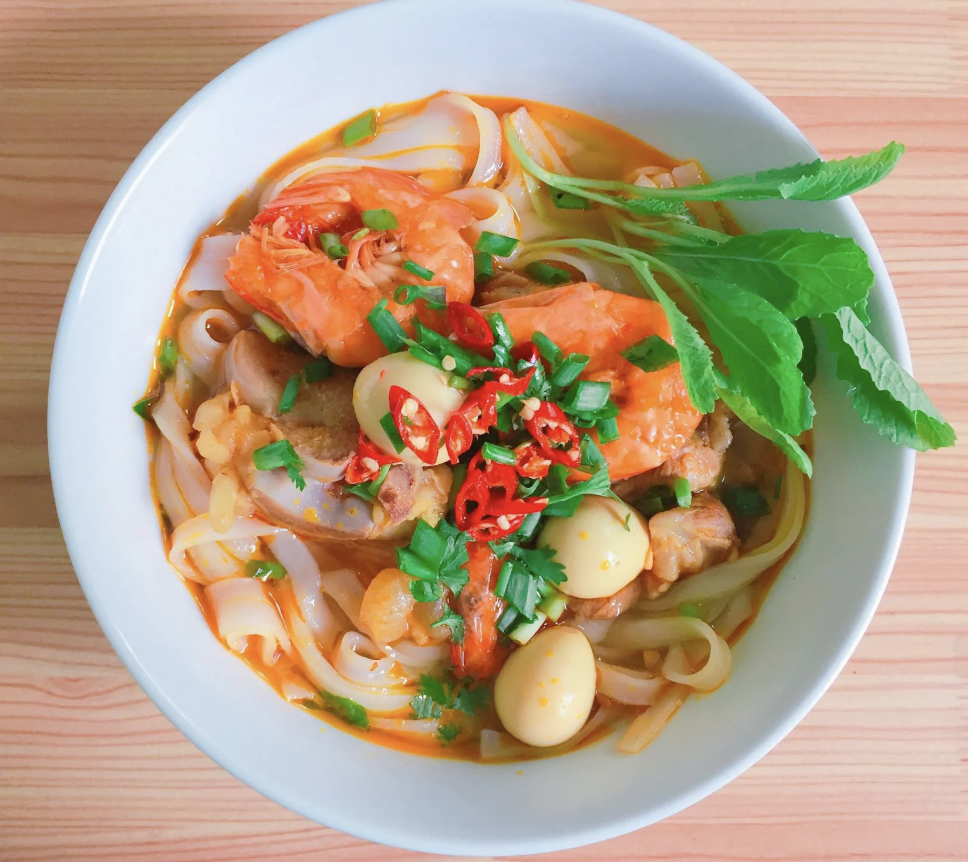
#> input picture pic/food.png, 968 x 862 px, found by its file name
$ python 'beta校正.py'
#> lines starting #> are read from the running program, lines starting #| are printed output that depends on the picture
import numpy as np
import cv2
import scipy.special as special
import matplotlib.pyplot as plt

def beta_correction(f, a=2.0, b=2.0):
    g = f.copy()
    nr, nc = f.shape[:2]
    x = np.linspace(0, 1, 256)
    table = np.round(special.betainc(a, b, x) * 255, 0)

    if f.ndim != 3:  # 灰階
        for x in range(nr):
            for y in range(nc):
                g[x, y] = table[f[x, y]]
    else:  # 彩色
        for x in range(nr):
            for y in range(nc):
                for k in range(3):
                    g[x, y, k] = table[f[x, y, k]]
    return g

def main():
    # 讀取灰階圖
    img0 = cv2.imread('pic/food.png', 0-1)
#> img0 is the input picture: shape (862, 968, 4); mean B, G, R, A 130.6, 158.3, 180.5, 255

    # 做 Beta 校正
    img1 = beta_correction(img0, a=0.5, b=0.5)
#> after the loop in beta_correction, `for x in range(nr):`:
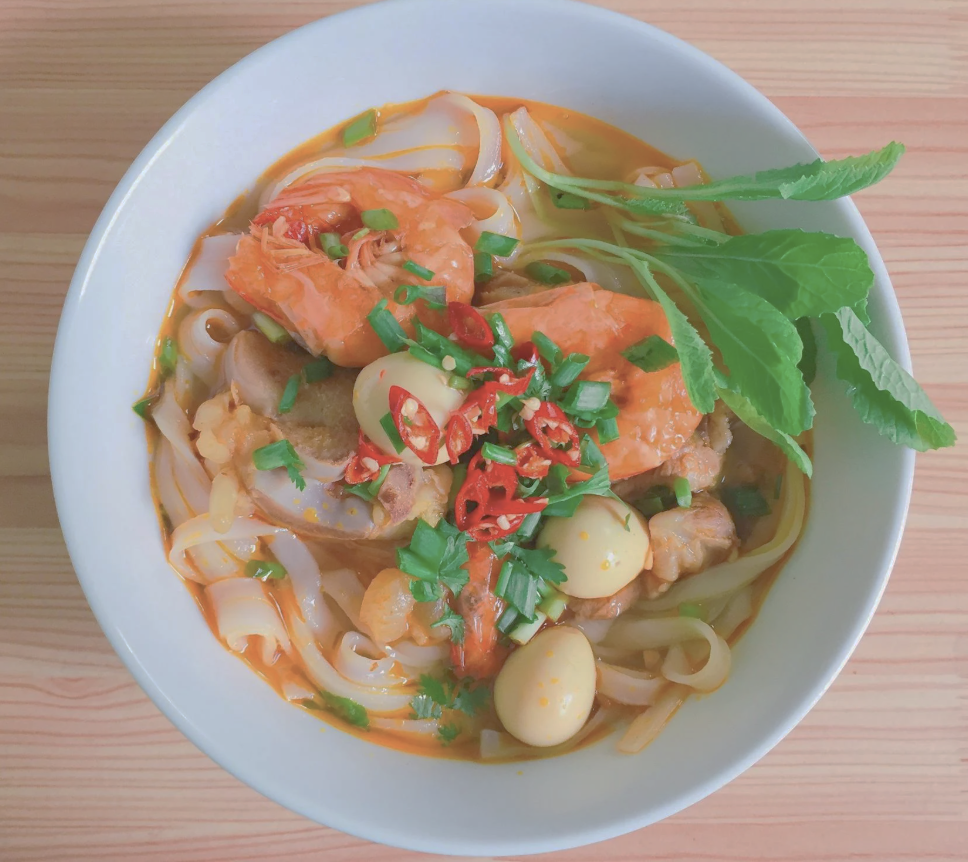
#> g: shape (862, 968, 4); mean B, G, R, A 130.4, 148.9, 165.2, 255
    #Beta 函數的形狀會變成 中間低、兩邊高（類似「U型分佈」）。
    #所以暗部與亮部的對比都被拉大，中間灰度會被壓縮。
    #效果：整體影像偏向兩端，導致中間灰階少，所以 整體「偏暗」或「過曝」感。


    img2 = beta_correction(img0, a=2.0, b=2.0)
#> call 2 of beta_correction, with a = 2, b = 2
#> after the loop in beta_correction (call 2), `for x in range(nr):`:
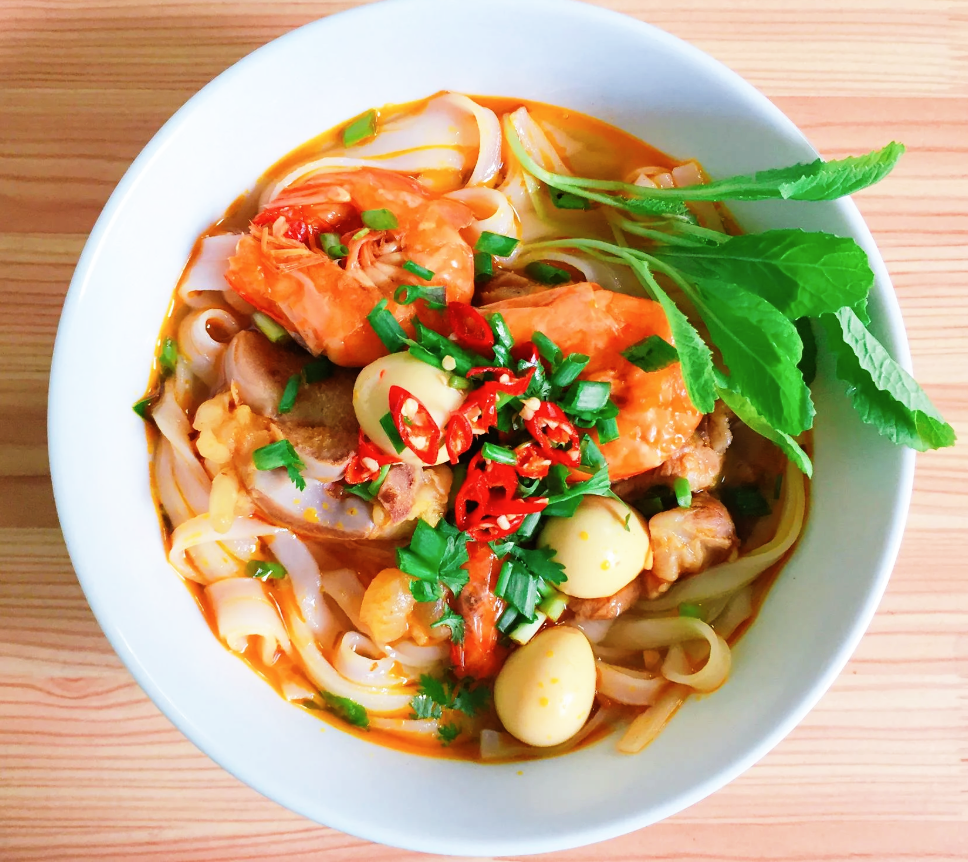
#> g: shape (862, 968, 4); mean B, G, R, A 130.2, 167.6, 193.8, 255
    #Beta 函數呈現「中間高、兩邊低」（像山丘）。
    #暗部與亮部會被壓縮，中間灰度被提升。
    #效果：「顏色變濃」、「細節變清晰」。


    # 建立拼圖顯示
    images = [img0, img1, img2]
    titles = ["Original", "Beta (a=b=0.5)", "Beta (a=b=2.0)"]

    plt.figure(figsize=(12, 4))
    for i in range(3):
        plt.subplot(1,  3, i + 1)
        if len(images[i].shape) == 2:
            plt.imshow(images[i], cmap='gray')  # 灰階圖
        else:
            plt.imshow(cv2.cvtColor(images[i], cv2.COLOR_BGR2RGB))  # 彩色圖轉 RGB
        plt.title(titles[i])
        plt.axis('off')

    plt.tight_layout()
    plt.waitforbuttonpress()  # 按任意鍵關閉
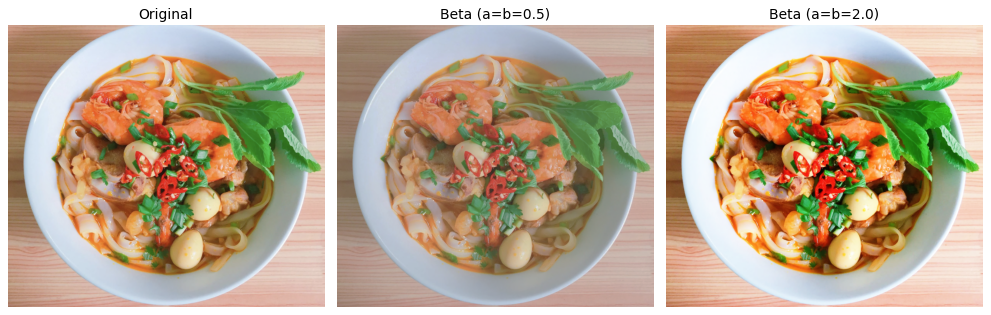
#> figure drawn by matplotlib, 3 panels

main()

$ run again, with pic/bb.png copied over pic/food.png
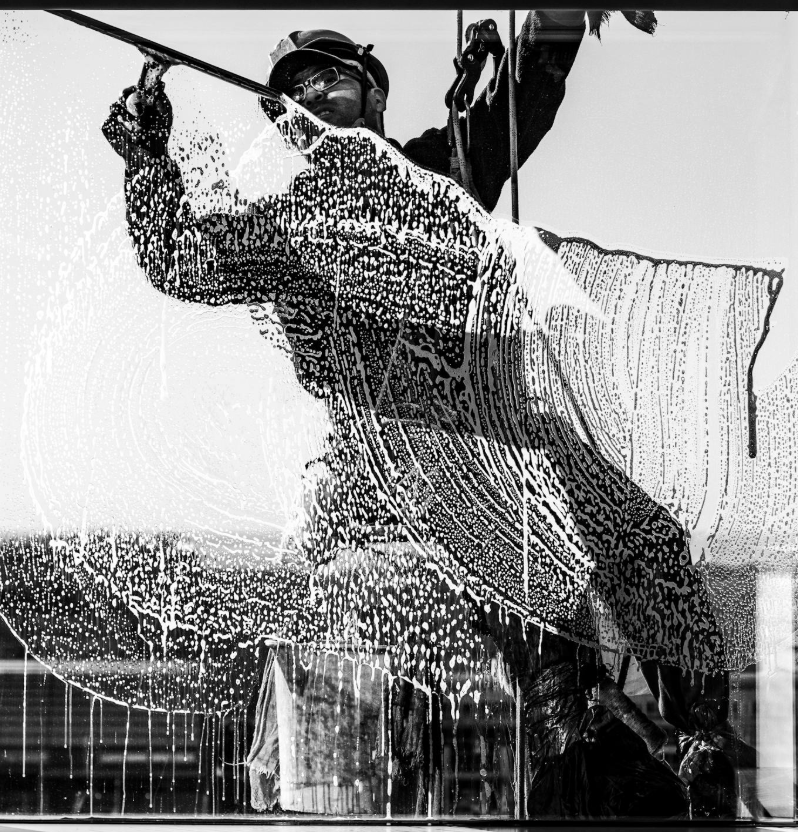
#> input picture pic/bb.png, 798 x 832 px, found by its file name
#> in main, img0 is the input picture: shape (832, 798, 4); mean B, G, R, A 142.8, 142.8, 142.8, 255
#> after the loop in beta_correction, `for x in range(nr):`:
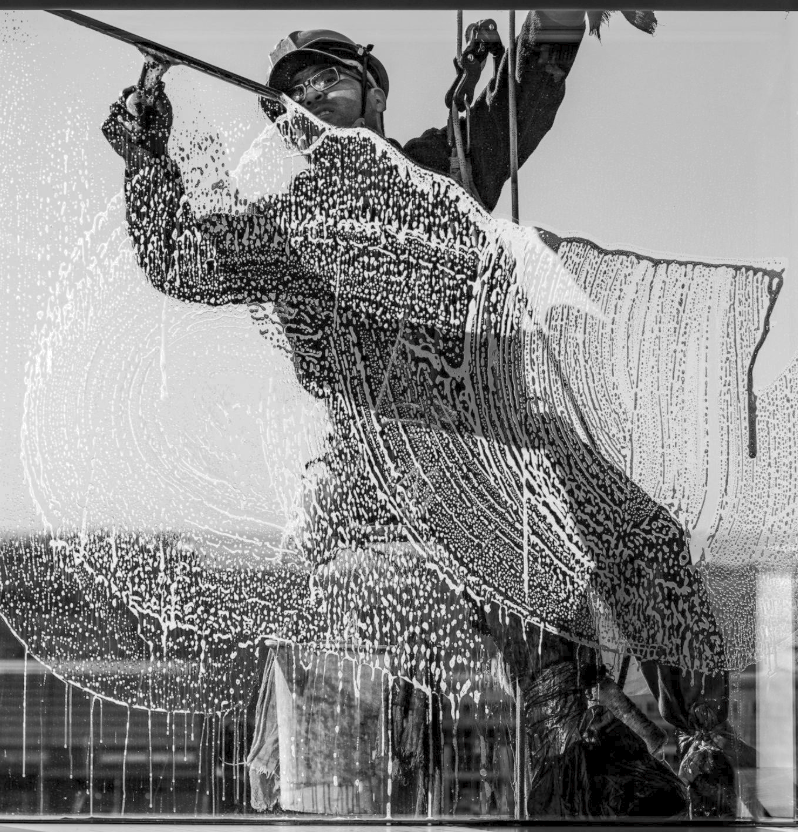
#> g: shape (832, 798, 4); mean B, G, R, A 138.4, 138.4, 138.4, 255
#> in main, `plt.waitforbuttonpress()`:
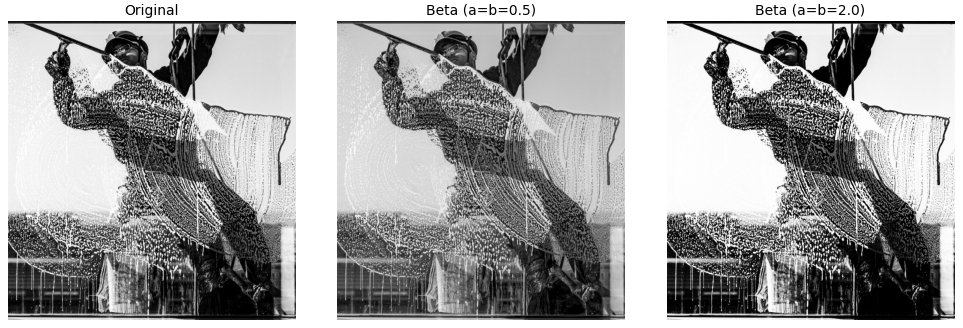
#> figure drawn by matplotlib, 3 panels

$ run again, with pic/c.png copied over pic/food.png
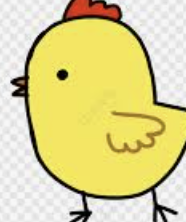
#> input picture pic/c.png, 186 x 222 px, found by its file name
#> in main, img0 is the input picture: shape (222, 186, 4); mean B, G, R, A 147.7, 212.2, 221.1, 255
#> after the loop in beta_correction, `for x in range(nr):`:
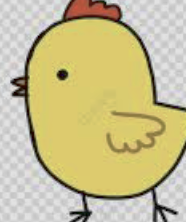
#> g: shape (222, 186, 4); mean B, G, R, A 144.4, 190.9, 200.6, 255
#> in main, `plt.waitforbuttonpress()`:
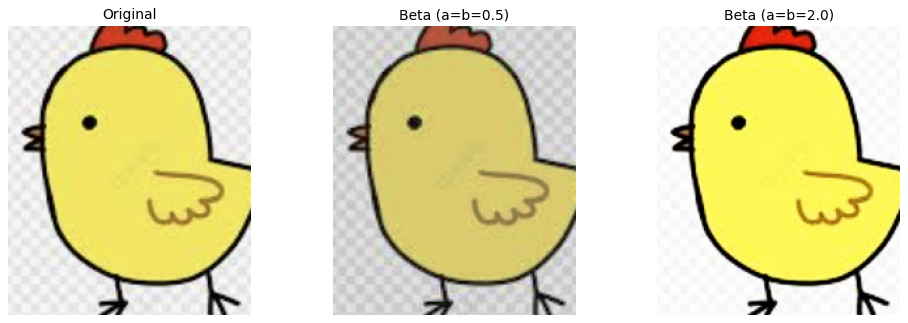
#> figure drawn by matplotlib, 3 panels
